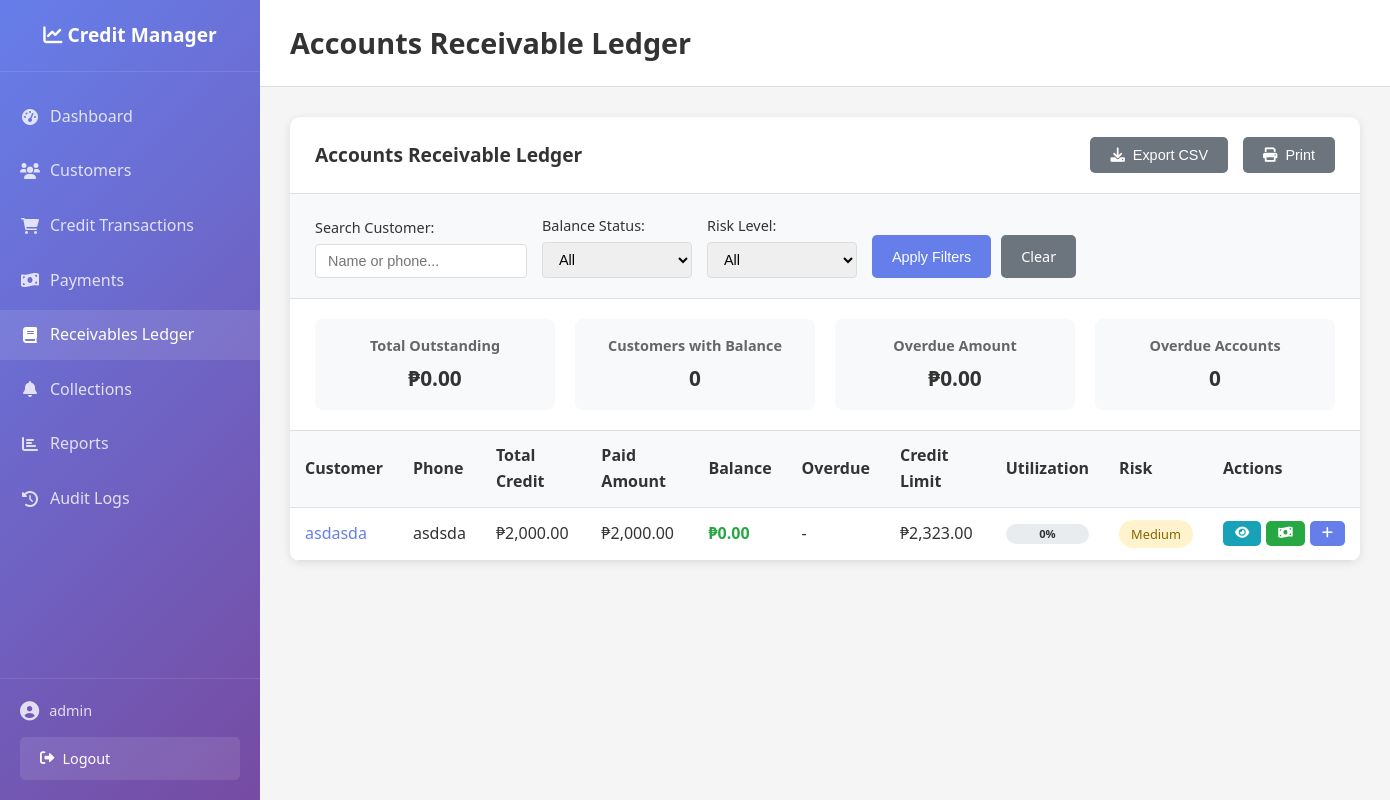
/credit-management-system/ledger.php (signed in), run on the app's committed database.
### tables this page shows
CREATE TABLE `customers` (
  `customer_id` int(11) NOT NULL,
  `full_name` varchar(100) NOT NULL,
  `phone_number` varchar(20) DEFAULT NULL,
  `address` text DEFAULT NULL,
  `credit_limit` decimal(10,2) DEFAULT 0.00,
  `payment_terms` int(11) DEFAULT 30,
  `risk_classification` enum('low','medium','high') DEFAULT 'medium',
  `current_balance` decimal(10,2) DEFAULT 0.00,
  `created_at` timestamp NOT NULL DEFAULT current_timestamp()
);

### credit-management-system/config/config.php (called while the page is built, shortened)
<?php
function getDBConnection() {
    try {
        $conn = new PDO("mysql:host=" . DB_HOST . ";dbname=" . DB_NAME, DB_USER, DB_PASS);
        $conn->setAttribute(PDO::ATTR_ERRMODE, PDO::ERRMODE_EXCEPTION);
        $conn->setAttribute(PDO::ATTR_DEFAULT_FETCH_MODE, PDO::FETCH_ASSOC);
        return $conn;
    } catch(PDOException $e) {
        die("Connection failed: " . $e->getMessage());
    }
}
function formatCurrency($amount) {
    return '₱' . number_format($amount ?? 0, 2);
}
?>

### credit-management-system/ledger.php (the view, shortened to what this page needs)
<?php
require_once 'config/config.php';
$search = $_GET['search'] ?? '';
$page = max(1, intval($_GET['page'] ?? 1));
$limit = 20;
$offset = ($page - 1) * $limit;
$whereConditions = [];
$params = [];
$whereClause = !empty($whereConditions) ? "WHERE " . implode(" AND ", $whereConditions) : "";
$sql = "
    SELECT
        c.customer_id,
        c.full_name,
        c.phone_number,
        c.credit_limit,
        c.current_balance,
        c.payment_terms,
        c.risk_classification,
        c.created_at,
        COUNT(ct.transaction_id) as total_transactions,
        SUM(CASE WHEN ct.status != 'paid' THEN ct.total_amount ELSE 0 END) as outstanding_amount,
        SUM(CASE WHEN ct.status = 'paid' THEN ct.total_amount ELSE 0 END) as paid_amount,
        SUM(CASE WHEN ct.status != 'paid' AND ct.due_date < CURRENT_DATE THEN ct.total_amount ELSE 0 END) as overdue_amount,
        COUNT(CASE WHEN ct.status != 'paid' AND ct.due_date < CURRENT_DATE THEN 1 END) as overdue_count
    FROM customers c
    LEFT JOIN credit_transactions ct ON c.customer_id = ct.customer_id
    $whereClause
    GROUP BY c.customer_id
    ORDER BY c.current_balance DESC
    LIMIT $limit OFFSET $offset
";
$stmt = getDBConnection()->prepare($sql);
$stmt->execute($params);
$customers = $stmt->fetchAll();
include 'includes/header.php';
?>
<div class="ledger-container">
    <div class="list-header">
        <h2>Accounts Receivable Ledger</h2>
        <div class="header-actions">
            <button onclick="exportToCSV()" class="btn btn-secondary">
                <i class="fas fa-download"></i> Export CSV
            </button>
            <button onclick="window.print()" class="btn btn-secondary">
                <i class="fas fa-print"></i> Print
            </button>
        </div>
    </div>
    <div class="filters-section">
        <form method="GET" action="" class="filters-form">
            <div class="filter-row">
                <div class="filter-group">
                    <label for="search">Search Customer:</label>
                    <input type="text" id="search" name="search" value="<?php echo $search; ?>" placeholder="Name or phone...">
                </div>
                <div class="filter-group">
                    <label for="status">Balance Status:</label>
                    <select id="status" name="status">
                        <option value="">All</option>
                    </select>
                </div>
                <div class="filter-group">
                    <label for="risk">Risk Level:</label>
                    <select id="risk" name="risk">
                        <option value="">All</option>
                    </select>
                </div>
                <div class="filter-actions">
                    <button type="submit" class="btn btn-primary">Apply Filters</button>
                    <a href="ledger.php" class="btn btn-secondary">Clear</a>
                </div>
            </div>
        </form>
    </div>
    <div class="ledger-summary">
        <div class="summary-card">
            <h3>Total Outstanding</h3>
            <p><?php echo formatCurrency(array_sum(array_column($customers, 'outstanding_amount'))); ?></p>
        </div>
        <div class="summary-card">
            <h3>Customers with Balance</h3>
            <p><?php echo count(array_filter($customers, fn($c) => $c['current_balance'] > 0)); ?></p>
        </div>
        <div class="summary-card">
            <h3>Overdue Amount</h3>
            <p><?php echo formatCurrency(array_sum(array_column($customers, 'overdue_amount'))); ?></p>
        </div>
        <div class="summary-card">
            <h3>Overdue Accounts</h3>
            <p><?php echo count(array_filter($customers, fn($c) => $c['overdue_count'] > 0)); ?></p>
        </div>
    </div>
    <div class="table-container" id="ledgerTable">
        <table class="data-table">
            <thead>
                <tr>
                    <th>Customer</th>
                    <th>Phone</th>
                    <th>Total Credit</th>
                    <th>Paid Amount</th>
                    <th>Balance</th>
                    <th>Overdue</th>
                    <th>Credit Limit</th>
                    <th>Utilization</th>
                    <th>Risk</th>
                    <th>Actions</th>
                </tr>
            </thead>
            <tbody>
                <?php if (empty($customers)): ?>
                    <tr>
                        <td colspan="10" class="text-center">No customers found</td>
                    </tr>
                <?php else: ?>
                    <?php foreach ($customers as $c):
                        $utilization = $c['credit_limit'] > 0 ? ($c['current_balance'] / $c['credit_limit']) * 100 : 0;
                        $rowClass = $c['overdue_count'] > 0 ? 'overdue-row' : '';
                    ?>
                        <tr class="<?php echo $rowClass; ?>">
                            <td>
                                <a href="customers.php?action=view&id=<?php echo $c['customer_id']; ?>" class="customer-link">
                                    <?php echo $c['full_name']; ?>
                                </a>
                            </td>
                            <td><?php echo $c['phone_number'] ?: 'N/A'; ?></td>
                            <td><?php echo formatCurrency($c['outstanding_amount'] + $c['paid_amount']); ?></td>
                            <td><?php echo formatCurrency($c['paid_amount']); ?></td>
                            <td>
                                <span class="<?php echo $c['current_balance'] > 0 ? 'balance-positive' : 'balance-zero'; ?>">
                                    <?php echo formatCurrency($c['current_balance']); ?>
                                </span>
                            </td>
                            <td>
                                <?php if ($c['overdue_count'] > 0): ?>
                                    <span class="overdue-amount">
                                        <?php echo formatCurrency($c['overdue_amount']); ?>
                                        <small>(<?php echo $c['overdue_count']; ?>)</small>
                                    </span>
                                <?php else: ?>
                                    -
                                <?php endif; ?>
                            </td>
                            <td><?php echo formatCurrency($c['credit_limit']); ?></td>
                            <td>
                                <div class="utilization-bar">
                                    <span class="utilization-text"><?php echo round($utilization); ?>%</span>
                                </div>
                            </td>
                            <td>
                                <span class="risk-badge risk-<?php echo $c['risk_classification']; ?>">
                                    <?php echo ucfirst($c['risk_classification']); ?>
                                </span>
                            </td>
                            <td>
                                <div class="action-buttons">
                                    <a href="customers.php?action=view&id=<?php echo $c['customer_id']; ?>" class="btn btn-sm btn-info" title="View Details">
                                        <i class="fas fa-eye"></i>
                                    </a>
                                    <a href="payments.php?action=add&customer_id=<?php echo $c['customer_id']; ?>" class="btn btn-sm btn-success" title="Receive Payment">
                                        <i class="fas fa-money-bill-wave"></i>
                                    </a>
                                    <a href="transactions.php?action=add&customer_id=<?php echo $c['customer_id']; ?>" class="btn btn-sm btn-primary" title="New Transaction">
                                        <i class="fas fa-plus"></i>
                                    </a>
                                </div>
                            </td>
                        </tr>
                    <?php endforeach; ?>
                <?php endif; ?>
            </tbody>
        </table>
    </div>
</div>
<?php include 'includes/footer.php'; ?>

### credit-management-system/assets/css/style.css (style rules this page uses)
* { margin: 0; padding: 0; box-sizing: border-box; }
body { font-family: 'Segoe UI', Tahoma, Geneva, Verdana, sans-serif; line-height: 1.6; color: #333; background-color: #f5f5f5; }
.header-actions { display: flex; align-items: center; gap: 15px; }
.btn { display: inline-flex; align-items: center; padding: 10px 20px; border: none; border-radius: 5px; font-size: 0.9rem; font-weight: 500; text-decoration: none; cursor: pointer; transition: all 0.3s ease; gap: 8px; }
.btn-primary { background: #667eea; color: white; }
.btn-secondary { background: #6c757d; color: white; }
.btn-success { background: #28a745; color: white; }
.btn-info { background: #17a2b8; color: white; }
.btn-sm { padding: 6px 12px; font-size: 0.8rem; }
.table-container { overflow-x: auto; }
.data-table { width: 100%; border-collapse: collapse; background: white; }
.data-table th, .data-table td { padding: 12px 15px; text-align: left; border-bottom: 1px solid #e0e0e0; }
.data-table th { background: #f8f9fa; font-weight: 600; color: #333; position: sticky; top: 0; }
.risk-badge { display: inline-block; padding: 4px 12px; border-radius: 20px; font-size: 0.8rem; font-weight: 500; }
.risk-medium { background: #fff3cd; color: #856404; }
.list-header { padding: 20px 25px; border-bottom: 1px solid #e0e0e0; display: flex; justify-content: space-between; align-items: center; flex-wrap: wrap; gap: 15px; }
.list-header h2 { font-size: 1.2rem; color: #333; }
.customer-link { color: #667eea; text-decoration: none; font-weight: 500; }
.action-buttons { display: flex; gap: 5px; }

### credit-management-system/ledger.php (style rules this page uses)
.ledger-container { background: white; border-radius: 10px; box-shadow: 0 2px 10px rgba(0, 0, 0, 0.1); overflow: hidden; }
.filters-section { padding: 20px 25px; border-bottom: 1px solid #e0e0e0; background: #f8f9fa; }
.filters-form { display: flex; flex-wrap: wrap; gap: 15px; align-items: end; }
.filter-row { display: flex; flex-wrap: wrap; gap: 15px; align-items: end; width: 100%; }
.filter-group { display: flex; flex-direction: column; min-width: 150px; }
.filter-group label { font-size: 0.9rem; font-weight: 500; margin-bottom: 5px; color: #333; }
.filter-group input, .filter-group select { padding: 8px 12px; border: 1px solid #ddd; border-radius: 4px; font-size: 0.9rem; }
.filter-actions { display: flex; gap: 10px; }
.ledger-summary { display: grid; grid-template-columns: repeat(auto-fit, minmax(200px, 1fr)); gap: 20px; padding: 20px 25px; border-bottom: 1px solid #e0e0e0; }
.summary-card { text-align: center; padding: 15px; background: #f8f9fa; border-radius: 8px; }
.summary-card h3 { font-size: 0.9rem; color: #666; margin-bottom: 5px; }
.summary-card p { font-size: 1.3rem; font-weight: bold; color: #333; }
.balance-zero { color: #28a745; font-weight: 600; }
.utilization-bar { position: relative; width: 100%; height: 20px; background: #e9ecef; border-radius: 10px; overflow: hidden; }
.utilization-text { position: absolute; top: 50%; left: 50%; transform: translate(-50%, -50%); font-size: 0.7rem; font-weight: 600; color: #333; }

### data on the page
customers: current_balance "0", full_name "asdasda", phone_number "asdsda", paid_amount "₱2,000.00", current_balance "₱0.00", credit_limit "₱2,323.00", utilization "0", risk_classification "Medium"

### other printed values
$_SESSION['admin_username'] "admin"
$page_title "Accounts Receivable Ledger"
formatCurrency(array_sum(array_column($customers, 'overdue_amount'))) "₱0.00"
count(array_filter($customers, fn($c) => $c['overdue_count'] > 0)) "0"
